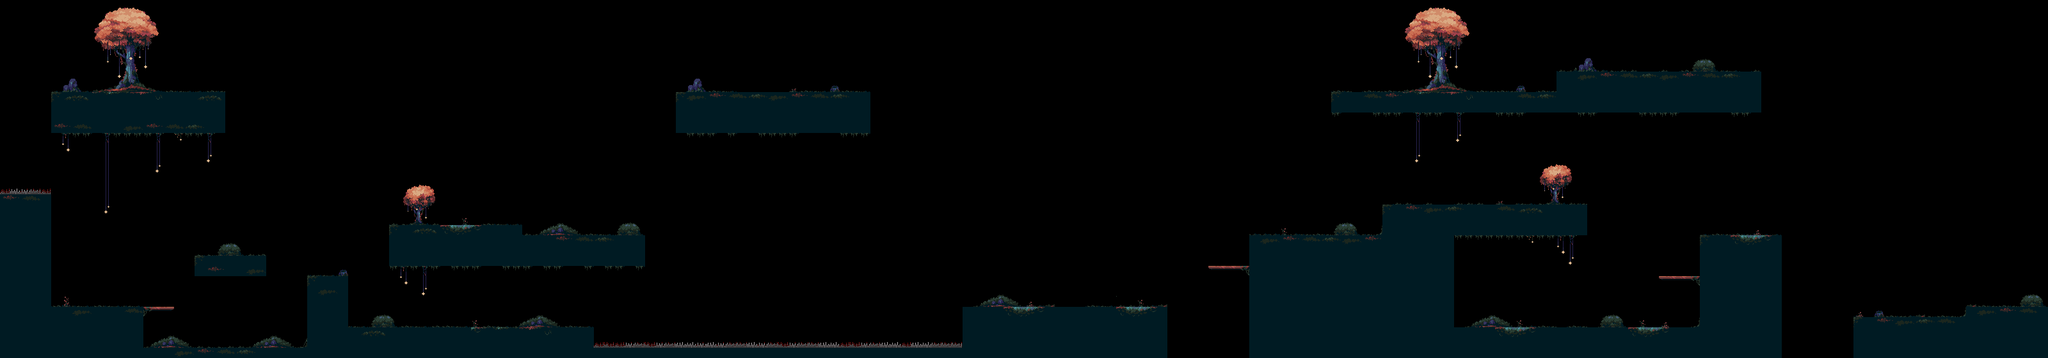

This is a level from a 2D game, rendered from its Tiled map with the project's own tilesets. A one-line summary and the map file follow, with tile-layer data summarised:
An orthogonal 200x35 tile map with 16x16 px tiles, 3 tile layers (Terrain, Trap, Decorate), 2 tilesets and 67 objects.

<map version="1.10" tiledversion="1.10.2" orientation="orthogonal" renderorder="right-down" width="200" height="35" tilewidth="16" tileheight="16" infinite="0" nextlayerid="21" nextobjectid="123">
 <tileset firstgid="1" source="tileset.tsx" />
 <tileset firstgid="199" source="Dungeon Tile Set.tsx" />
 <layer id="1" name="Terrain" width="200" height="35" locked="1">
  <data>[7000 cells, 1314 non-empty, 30 distinct tile ids]</data>
 </layer>
 <layer id="17" name="Trap" width="200" height="35" locked="1">
  <data>[7000 cells, 41 non-empty, 6 distinct tile ids]</data>
 </layer>
 <layer id="18" name="Decorate" width="200" height="35" locked="1">
  <data>[7000 cells, 538 non-empty, 118 distinct tile ids]</data>
 </layer>
 <objectgroup id="20" name="Object Layer 9" visible="0" locked="1">
  <object id="118" x="0" y="0" width="560" height="315" />
  <object id="119" x="224" y="176" width="120" height="40" />
  <object id="120" x="224" y="240" width="120" height="40" />
 </objectgroup>
 <objectgroup id="19" name="SlimePosition">
  <object id="109" x="321.5" y="519" width="32" height="24" />
  <object id="110" x="577" y="487.5" width="32" height="24" />
  <object id="111" x="784" y="487" width="32" height="24" />
  <object id="112" x="901" y="343.5" width="32" height="24" />
  <object id="113" x="1579.5" y="455" width="32" height="24" />
  <object id="114" x="1702.5" y="454" width="32" height="24" />
  <object id="115" x="2573.5" y="488.5" width="32" height="24" />
  <object id="116" x="2330" y="486" width="32" height="24" />
  <object id="117" x="2025" y="343" width="32" height="24" />
 </objectgroup>
 <objectgroup id="13" name="FlagPosition" visible="0" locked="1">
  <object id="54" x="1152" y="80" width="64" height="64" />
 </objectgroup>
 <objectgroup id="14" name="HeartPosition" visible="0" locked="1">
  <object id="55" x="32" y="48" width="18" height="14" />
  <object id="56" x="1024" y="496" width="18" height="14" />
  <object id="57" x="1200" y="496" width="18" height="14" />
  <object id="58" x="1376" y="496" width="18" height="14" />
  <object id="59" x="3120" y="416" width="18" height="14" />
  <object id="60" x="2336" y="400" width="18" height="14" />
 </objectgroup>
 <objectgroup id="15" name="CoinPosition" visible="0" locked="1">
  <object id="61" x="448" y="96" width="16" height="16" />
  <object id="62" x="448" y="224" width="16" height="16" />
  <object id="63" x="448" y="336" width="16" height="16" />
  <object id="66" x="2192" y="64" width="16" height="16" />
  <object id="67" x="2240" y="32" width="16" height="16" />
  <object id="68" x="2288" y="64" width="16" height="16" />
  <object id="69" x="2304" y="96" width="16" height="16" />
  <object id="70" x="2176" y="96" width="16" height="16" />
  <object id="89" x="640" y="464" width="16" height="16" />
  <object id="90" x="688" y="448" width="16" height="16" />
  <object id="91" x="736" y="464" width="16" height="16" />
  <object id="92" x="784" y="480" width="16" height="16" />
  <object id="93" x="592" y="480" width="16" height="16" />
  <object id="95" x="1648" y="400" width="16" height="16" />
  <object id="97" x="1744" y="400" width="16" height="16" />
  <object id="98" x="1552" y="400" width="16" height="16" />
  <object id="103" x="2016" y="304" width="16" height="16" />
  <object id="104" x="2048" y="320" width="16" height="16" />
  <object id="105" x="2080" y="304" width="16" height="16" />
  <object id="106" x="2112" y="320" width="16" height="16" />
  <object id="107" x="1984" y="320" width="16" height="16" />
 </objectgroup>
 <objectgroup id="4" name="SkeletonPosition">
  <object id="16" x="320" y="336" width="96" height="64" />
  <object id="48" x="2272" y="256" width="96" height="64" />
  <object id="49" x="2960" y="432" width="96" height="64" />
  <object id="64" x="704" y="288" width="96" height="64" />
  <object id="72" x="2512" y="48" width="96" height="64" />
 </objectgroup>
 <objectgroup id="16" name="GemPosition" visible="0" locked="1">
  <object id="73" x="1120" y="368" width="16" height="16" />
  <object id="75" x="1312" y="368" width="16" height="16" />
  <object id="76" x="1520" y="80" width="16" height="16" />
  <object id="77" x="1600" y="80" width="16" height="16" />
  <object id="78" x="1680" y="80" width="16" height="16" />
  <object id="79" x="1760" y="80" width="16" height="16" />
  <object id="80" x="96" y="80" width="16" height="16" />
  <object id="81" x="128" y="112" width="16" height="16" />
  <object id="82" x="160" y="80" width="16" height="16" />
  <object id="83" x="192" y="112" width="16" height="16" />
  <object id="84" x="224" y="80" width="16" height="16" />
  <object id="85" x="256" y="112" width="16" height="16" />
  <object id="86" x="288" y="80" width="16" height="16" />
  <object id="99" x="2352" y="448" width="16" height="16" />
  <object id="100" x="2416" y="448" width="16" height="16" />
  <object id="101" x="2480" y="448" width="16" height="16" />
  <object id="102" x="2544" y="448" width="16" height="16" />
 </objectgroup>
 <objectgroup id="2" name="PlayerPosition">
  <object id="122" x="128" y="400" width="120" height="80" />
 </objectgroup>
 <objectgroup id="11" name="MovingPlatform" locked="1">
  <object id="39" x="432" y="112" width="16" height="352" />
  <object id="46" x="2816" y="48" width="16" height="432" />
  <object id="51" x="1408" y="128" width="624" height="16" />
  <object id="53" x="1024" y="416" width="448" height="16" />
 </objectgroup>
</map>
